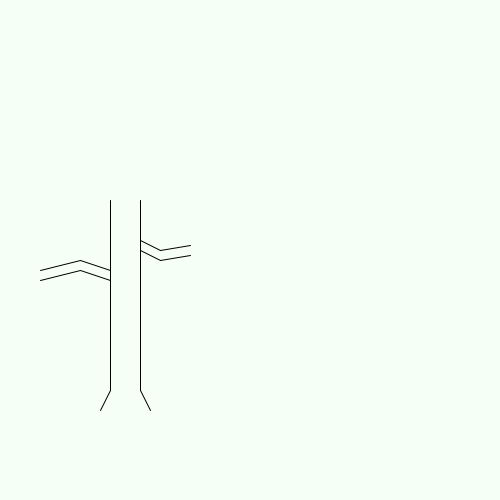
Frame 1 (no input)
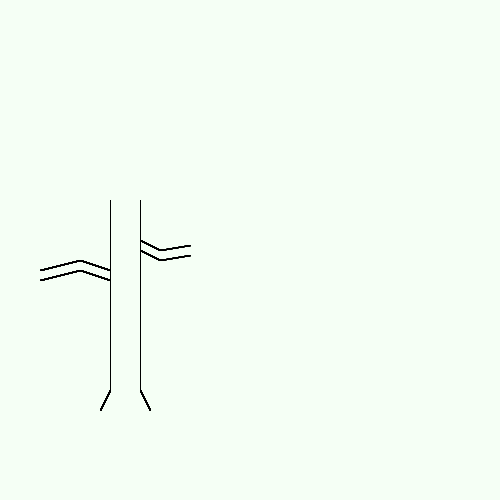
Frame 60 (the mouse pressed at the canvas centre just before this capture)
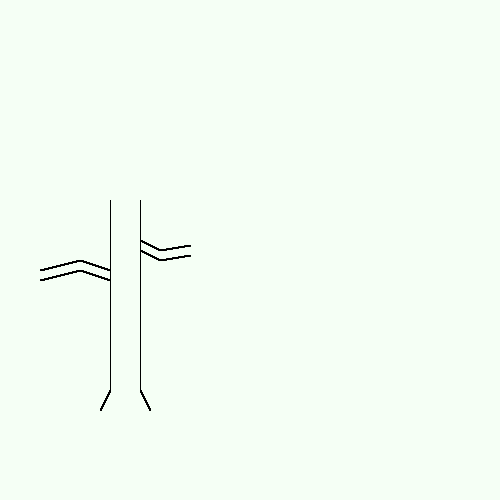
Frame 120 (the mouse held since frame 60 and released just before this capture)

The Processing sketch that drew these frames (run headless with seeded random() and noise(); from frame 60 on, the mouse is pressed at the canvas centre):

// Processing sketch: H9_9
// ── H9_9.pde
void setup(){
 size(500,500);
 background(245,255,245);
}
// niet een perfecte boom maar het werkt
void draw(){
  fill(0,0,0);
  line(100,410,110,390);
  line(150,410,140,390);
  line(110,390,110,200);
  line(140,390,140,200);
  line(110,270,80,260);
  line(110,280,80,270);
  line(80,270,40,280);
  line(80,260,40,270);
  line(140,240,160,250);
  line(140,250,160,260);
   line(160,250,190,245);
  line(160,260,190,255);
}
